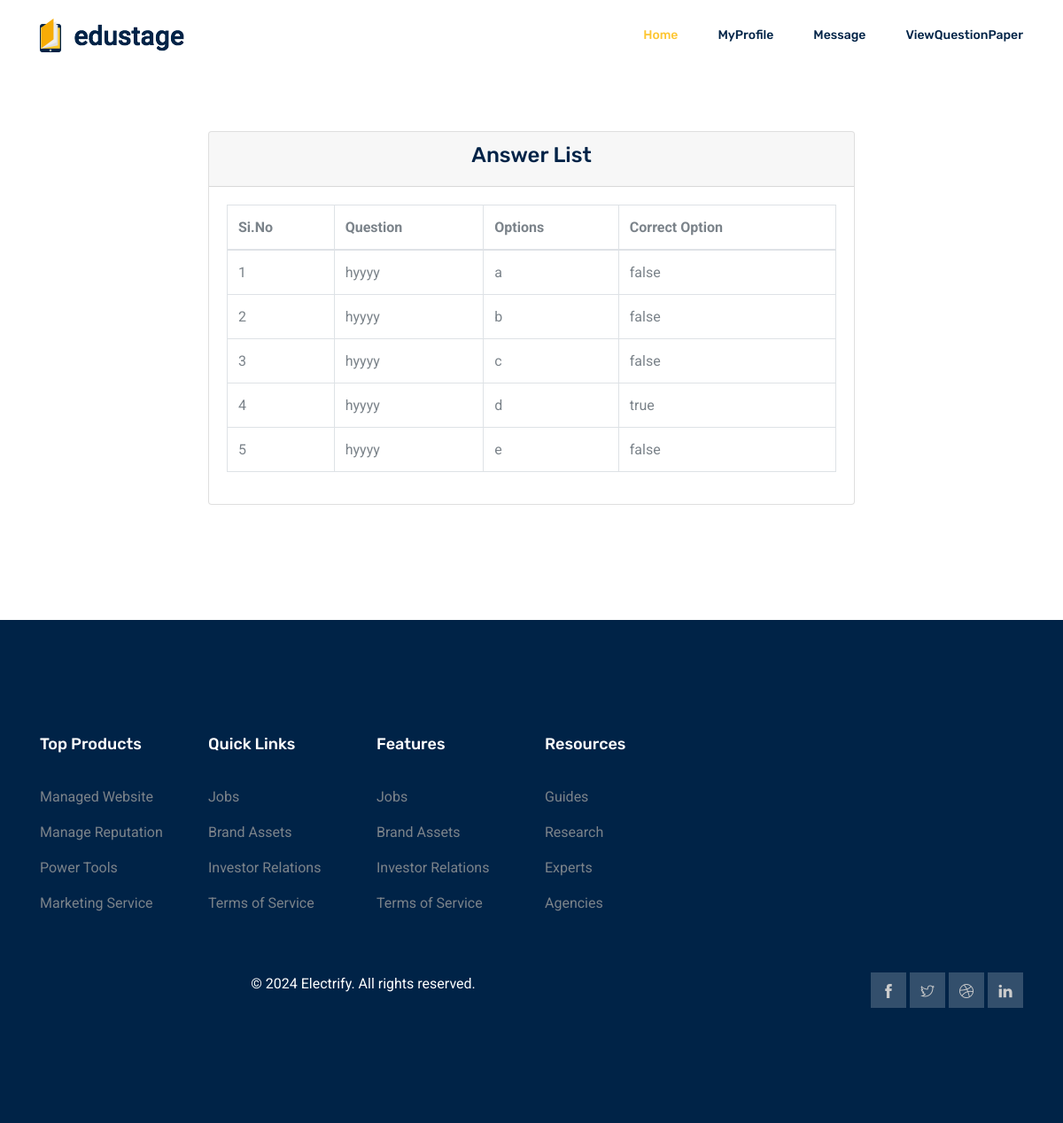
The page /Master/ViewAnswer/1 on the database its author committed.
### Master/models.py (models this page shows)
class tbl_questionanswer(models.Model):
    question_id=models.ForeignKey(tbl_question,on_delete=models.CASCADE)
    questionanswer_option=models.CharField(max_length=40)
    questionanswer_correct=models.CharField(max_length=40)

class tbl_question(models.Model):
    question_title=models.CharField(max_length=100)
    master_id=models.ForeignKey(tbl_master,on_delete=models.CASCADE,null=True)
    subject_id=models.ForeignKey(tbl_subject,on_delete=models.CASCADE)
    level_id=models.ForeignKey(tbl_level,on_delete=models.CASCADE)

### Master/views.py (the view)
# urls.py: path('ViewAnswer/<int:aid>',views.ViewAnswer,name='ViewAnswer'),
def ViewAnswer(request,aid):
    ans=tbl_questionanswer.objects.filter(question_id=aid)
    qst=tbl_question.objects.all()
    return render(request,'Master/ViewAnswer.html',{'answer':ans,'question':qst})

### Master/Templates/Master/ViewAnswer.html (shortened to what this page needs)
{% extends 'User/Header.html' %}
{% block content %}
<!DOCTYPE html>
<html lang="en">
<head>
</head>
<body>
    <div class="container mt-5">
        <div class="row justify-content-center">
            <div class="col-md-8">
                <div class="card">
                    <div class="card-header text-center">
                        <h3>Answer List</h3>
                    </div>
                    <div class="card-body">
                        <form action="" method="post">
                            <div class="table-responsive">
                                <table class="table table-bordered">
                                    <thead>
                                        <tr>
                                            <th>Si.No</th>
                                            <th>Question</th>
                                            <th>Options</th>
                                            <th>Correct Option</th>
                                        </tr>
                                    </thead>
                                    <tbody>
                                        {% for i in answer %}
                                        <tr>
                                            <td>{{forloop.counter}}</td>
                                            <td>{{i.question_id.question_title}}</td>
                                            <td>{{i.questionanswer_option}}</td>
                                            <td>{{i.questionanswer_correct}}</td>
                                        </tr>
                                        {% endfor %}
                                    </tbody>
                                </table>
                            </div>
                        </form>
                    </div>
                </div>
            </div>
        </div>
    </div>
</body>
</html>
{% endblock %}

### rows shown on the page
tbl_questionanswer: question_id.question_title "hyyyy", questionanswer_option "a", questionanswer_correct "false"
tbl_questionanswer: question_id.question_title "hyyyy", questionanswer_option "b", questionanswer_correct "false"
tbl_questionanswer: question_id.question_title "hyyyy", questionanswer_option "c", questionanswer_correct "false"
tbl_questionanswer: question_id.question_title "hyyyy", questionanswer_option "d", questionanswer_correct "true"
tbl_questionanswer: question_id.question_title "hyyyy", questionanswer_option "e", questionanswer_correct "false"
